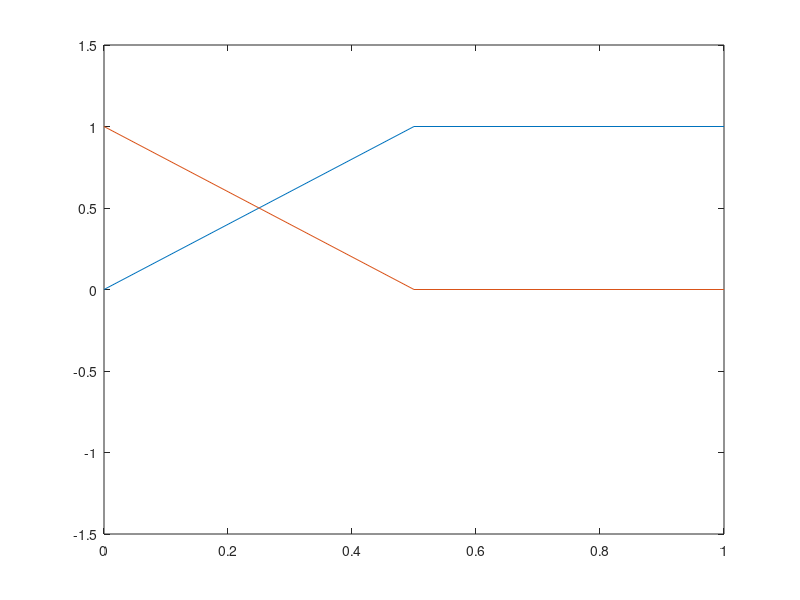

This chart was generated by the following MATLAB code:
%%%%%%%%%%%%%%%%%%%%%%%%%%%%%%%%%%%%%%%%%%%%%%%%%%%%%%%%%%%%%%%%%%%%%%%%%%
% Description: This script implements the Lax Friedrich method to 
% numerically solve the scalar advection equation u_t + au_x = 0. 
% It stores all the parameters that define the desired 
% method.  Stable provided mu=abs(ak/h)<=1 
% Lax Friedrichs scheme
% u_new(j) = (u_old(j-1)+u_old(j+1))/2 - (mu/2)*(u_old(j+1)-u_old(j-1))

% parameters:
%   t0:intitial time
%   tf:final time
%   L:number of spatial grid points 
%   N: number of time grid points
%   f: function that gives inital data
%%%%%%%%%%%%%%%%%%%%%%%%%%%%%%%%%%%%%%%%%%%%%%%%%%%%%%%%%%%%%%%%%%%%%%%%%

%initialize parameters
t0=0;
tf=1;
L=2;
N=2;


%define space mesh
dx = 1/L;
x = 0:dx:1;
x = x';

%set inital funcitons  
InitialPressure = sin(pi * x)';
InitialVelocity = cos(pi * x)';
%InitialPressure = x;
%IntitialVelocity = ones(1, length(x));

% define time mesh
dt = dx;
t = t0:dt:tf;

%wave speed details
rho0 = 1;                 %density
K0 = 1;                   %bulk modulus
Z0 = rho0 * K0;             %impedence
A = [0 K0; 1 / rho0 0];       %wave speed
R = [-Z0 Z0 ; 1 1];         

%impose boundary functions for chars
bd0=R*[sin(pi*t);cos(pi*t)];
bdL=R*[-sin(pi*(L-t));-cos(pi*(L-t))];
f=bd0(1,:)';
g=bdL(2,:)';
 
%CFL number
mu = A*dt/dx;

%preallocate u, set initial u value to f
U =struct('pressure', zeros(N+1,L+1), 'velocity',zeros(N+1,L+1));
U(:).pressure(1,:) = InitialPressure;
U(:).velocity(1,:) = InitialVelocity;


%struct to store imposed and interpolated values at boundaries
%col 1 stores values at left bdd col 2 stores values at right bdd
%w left moving 
%z right moving
C=struct('w', zeros(N+1,2), 'z',zeros(N+1,2));

%set col 2 of z char to imposed bdd function values 
C.w(:,2)=g;
%set col 1 of z char to imposed bdd function values 
C.z(:,1)=f;



%loop through time
for n=1:N
    %loop through space
    for j=2:L
    %u(n + 1,j)=(u(n,j - 1) + u(n,j + 1))/2
    %           -(mu/2)*(u(n,j + 1) - u(n,j - 1))
      
      prev=(cell2mat({U.pressure(n,j - 1),U.velocity(n,j - 1)}))';
      next=(cell2mat({U.pressure(n,j + 1),U.velocity(n,j + 1)}))';
      newU= (prev + next)/ 2 - (mu/ 2) * (next - prev);

      U.pressure(n + 1 , j)=newU(1);
      U.velocity(n + 1 , j)=newU(2);
    end
    
    %Boundary conditions
    j=1;
    
    prev=R*(cell2mat({U.pressure(n,j),U.velocity(n,j)}))';
    next=R*(cell2mat({U.pressure(n,j+1),U.velocity(n,j+1)}))';
    
    %z(x^n)=mu*(z_(L)-z_(L-1))+z_L...linear interpolation for unk char
    curr = mu*(prev-next) + prev ;
    C.w(n,j)=curr(1);
    
    %calc press/vel using chars
    newC=(cell2mat({C.w(n,j),C.z(n,j)}))';
    newU=R\newC;
    U.pressure(n+1,j)=newU(1);
    U.velocity(n+1,j)=newU(2);
    
       
    j = L+1;
    prev=R*(cell2mat({U.pressure(n,j-1),U.velocity(n,j-1)}))';
    next=R*(cell2mat({U.pressure(n,j),U.velocity(n,j)}))';
    
    %w(x^n)=mu*(z_(L)-z_(L-1))+z_L...linear interpolation for unk char
    curr = mu*(prev-next) +prev ;
    C.z(n,2)=curr(2);
    
    %calc press/vel using chars
    newC=(cell2mat({C.w(n,2),C.z(n,2)}))';
    newU=R\newC;
    U.pressure(n+1,j)=newU(1);
    U.velocity(n+1,j)=newU(2);
    
end

clf
for i=1:L
   
    plot(x,U.pressure(i,:),x,U.velocity(i,:))
	axis([0 1 -1.5 1.5])
    pause(.05)
    drawnow
end
hold off
